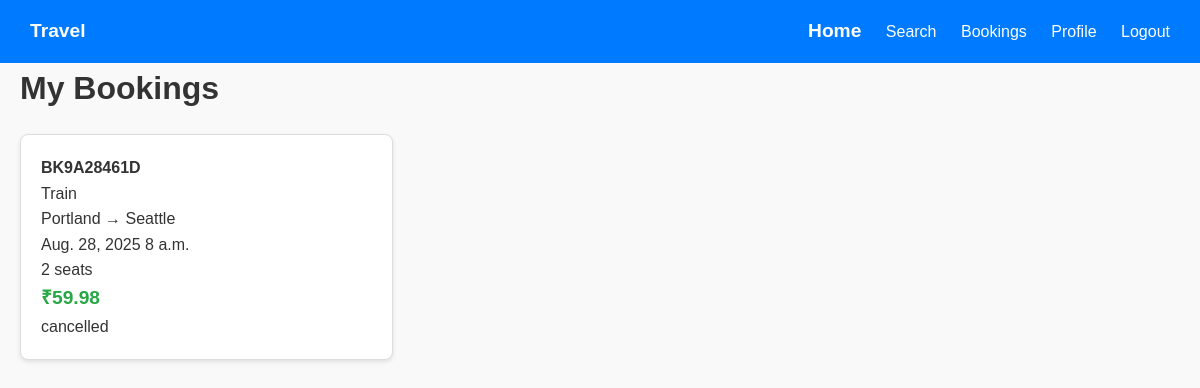
Page /my-bookings/ (signed in) on the committed database.
### booking/models.py (models this page shows, shortened)
class Booking(models.Model):
    STATUS_CHOICES = [
        ('confirmed', 'Confirmed'),
        ('cancelled', 'Cancelled'),
    ]
    booking_id = models.CharField(max_length=20, unique=True)
    user = models.ForeignKey(User, on_delete=models.CASCADE, related_name='bookings')
    travel_option = models.ForeignKey(TravelOption, on_delete=models.CASCADE, related_name='bookings')
    number_of_seats = models.PositiveIntegerField(
        validators=[MinValueValidator(1), MaxValueValidator(10)]
    )
    total_price = models.DecimalField(max_digits=10, decimal_places=2)
    booking_date = models.DateTimeField(auto_now_add=True)
    status = models.CharField(max_length=10, choices=STATUS_CHOICES, default='confirmed')
    passenger_details = models.JSONField(default=dict, blank=True)
    class Meta:
        ordering = ['-booking_date']

class TravelOption(models.Model):
    TRAVEL_TYPES = [
        ('flight', 'Flight'),
        ('train', 'Train'),
        ('bus', 'Bus'),
    ]
    travel_id = models.CharField(max_length=20, unique=True)
    type = models.CharField(max_length=10, choices=TRAVEL_TYPES)
    source = models.CharField(max_length=100)
    destination = models.CharField(max_length=100)
    departure_date = models.DateField()
    departure_time = models.TimeField()
    arrival_date = models.DateField()
    arrival_time = models.TimeField()
    price = models.DecimalField(
        max_digits=10,
        decimal_places=2,
        validators=[MinValueValidator(0.01)]
    )
    available_seats = models.PositiveIntegerField(
        validators=[MinValueValidator(0)]
    )
    total_seats = models.PositiveIntegerField(
        validators=[MinValueValidator(1), MaxValueValidator(500)]
    )
    created_at = models.DateTimeField(auto_now_add=True)
    updated_at = models.DateTimeField(auto_now=True)
    class Meta:
        ordering = ['departure_date', 'departure_time']
    @property
    def date(self):
        return self.departure_date
    @property
    def time(self):
        return self.departure_time

### booking/views.py (the view)
# urls.py: path('my-bookings/', views.my_bookings_view, name='my_bookings'),
@login_required
def my_bookings_view(request):
    bookings = Booking.objects.filter(user=request.user).order_by('-booking_date')
    return render(request, 'booking/my_bookings.html', {'bookings': bookings})

### templates/booking/my_bookings.html (shortened to what this page needs)
{% extends 'base.html' %}
{% block content %}
<h1>My Bookings</h1>
{% if bookings %}
<div class="grid">
    {% for booking in bookings %}
    <div class="card">
        <h4>{{ booking.booking_id }}</h4>
        <p>{{ booking.travel_option.get_type_display }}</p>
        <p>{{ booking.travel_option.source }} → {{ booking.travel_option.destination }}</p>
        <p>{{ booking.travel_option.date }} {{ booking.travel_option.time }}</p>
        <p>{{ booking.number_of_seats }} seats</p>
        <p class="price">₹{{ booking.total_price }}</p>
        <p>{{ booking.status }}</p>
    </div>
    {% endfor %}
</div>
{% else %}
<p>No bookings found.</p>
{% endif %}
{% endblock %}

### static/css/style.css (style rules this page uses)
* { margin: 0; padding: 0; box-sizing: border-box; }
body { font-family: Arial, sans-serif; line-height: 1.6; color: #333; background: #f9f9f9; }
h1, h2, h3 { margin-bottom: 1rem; }
.grid { display: grid; grid-template-columns: repeat(auto-fill, minmax(300px, 1fr)); gap: 20px; margin: 20px 0; }
.card { background: white; border: 1px solid #ddd; border-radius: 8px; padding: 20px; box-shadow: 0 2px 4px rgba(0,0,0,0.1); }
.price { font-size: 1.2em; font-weight: bold; color: #28a745; }

### rows in the picture
Booking: booking_id "BK9A28461D", travel_option.type "Train", travel_option.source "Portland", travel_option.destination "Seattle", travel_option "Aug. 28, 2025", travel_option.time "8 a.m.", number_of_seats "2", total_price "59.98", status "cancelled"
